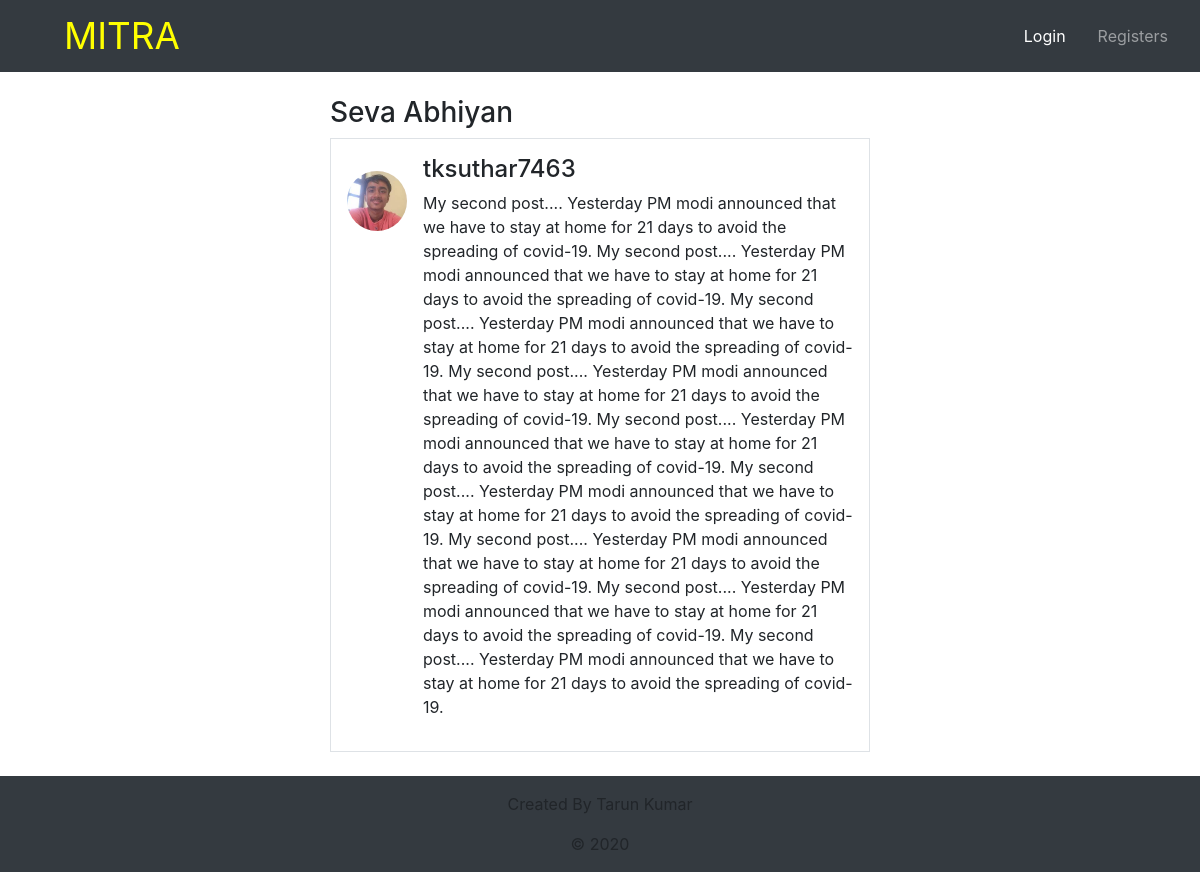
The app's page /blog/post/2/ with its own data.
### blog/models.py (models this page shows, shortened)
class post(models.Model):
    title=models.CharField(max_length=100)
    author=models.ForeignKey(User,on_delete=models.CASCADE)
    content=models.TextField()
    posted_date=models.DateTimeField(default=timezone.now)

### users/models.py (models this page shows, shortened)
class Profile(models.Model):
    user=models.OneToOneField(User,on_delete=models.CASCADE)
    image=models.ImageField(default='default.jpg',upload_to='profile_pics')

### blog/views.py (the view)
# urls.py: path('post/<int:pk>/', PostDetailView.as_view(),name='post-detail'),
class PostDetailView(DetailView):
	model=post

### blog/templates/blog/post_detail.html (shortened to what this page needs)
{% extends "blog/base.html" %}
{% block content%}
<div class="container">
  <h3>{{object.title}}</h3>
  <div class="media border p-3">
    <img src="{{object.author.profile.image.url}}"  class="mr-3 mt-3 rounded-circle" style="width:60px;">
    <div class="media-body">
      <h4>{{ object.author }}<small></small></h4>
      <p>{{object.content}}</p>
    </div>
  </div>
</div>
{% endblock content %}

### records on screen
post: title "Seva Abhiyan", author.profile.image (picture), author "tksuthar7463", content "My second post.... Yesterday PM modi announced that we have to stay at home for 21 days to avoid the spreading of covid-19. My second post.... Yesterday PM modi announced that we have to stay at home for 21 days to avoid the spreading of covid-19. My second post.... Yesterday PM modi announced that we have to stay at home for 21 days to avoid the spreading of covid-19. My second post.... Yesterday PM modi announced that we have to stay at home for 21 days to avoid the spreading of covid-19. My second post.... Yesterday PM modi announced that we have to stay at home for 21 days to avoid the spreading of covid-19. My second post.... Yesterday PM modi announced that we have to stay at home for…"
